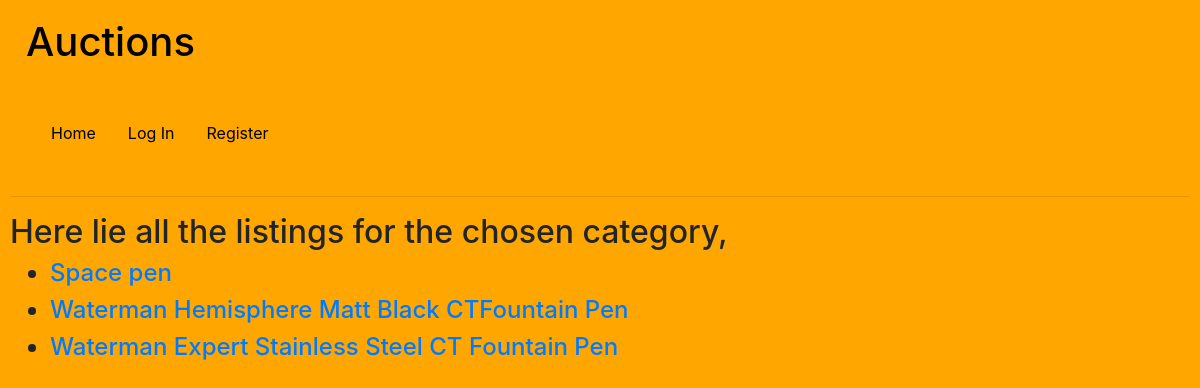
The app's page /listing/Pens with its own data.
### auctions/models.py (models this page shows, shortened)
class Listing(models.Model):
    user = models.ForeignKey(User, on_delete = models.CASCADE, related_name = "owner")
    title = models.CharField(max_length = 64)
    description = models.TextField(blank = True)
    active = models.BooleanField(blank = False, default = True)
    img_url = models.URLField(blank = True)
    category = models.CharField(blank = True, max_length = 64)
    base_bid = models.FloatField(validators = [MinValueValidator(1)], default = 1)
    winner = models.ForeignKey(User, blank = True, on_delete = models.CASCADE, related_name = "new_owner", null = True)

### auctions/views.py (the view)
# urls.py: path("listing/<str:category>", views.list_categories, name="list_categories"),
def list_categories(request, category):
    li = Listing.objects.all().filter(category = category)
    return render(request, "auctions/list_categories.html", {
        "listings": li
    })

### auctions/templates/auctions/list_categories.html (shortened to what this page needs)
{% extends "auctions/layout.html" %}
{% block body %}
    <div>
        <h2>Here lie all the listings for the chosen category, {{listings.category}}</h2>
    </div>
    <ul>
        {% for listing in listings %}
            <h4><li><a href = "{% url 'listing' listing.id %}">{{listing.title}}</a></li></h4>
        {% endfor %}
    </ul>
{% endblock %}

### auctions/static/auctions/styles.css (style rules this page uses)
body { padding: 10px; background-color: rgb(255, 166, 0); }

### records on screen
Listing: title "Space pen"
Listing: title "Waterman Hemisphere Matt Black CTFountain Pen"
Listing: title "Waterman Expert Stainless Steel CT Fountain Pen"
